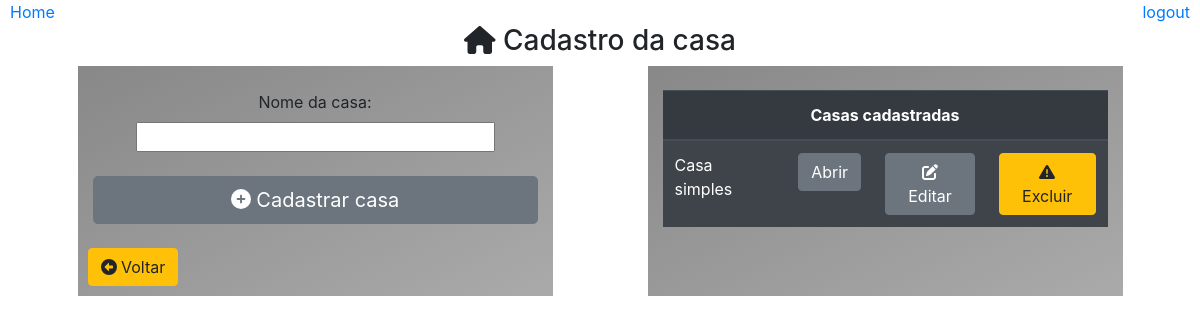
Page /cadastrar/ on the earlier database version.
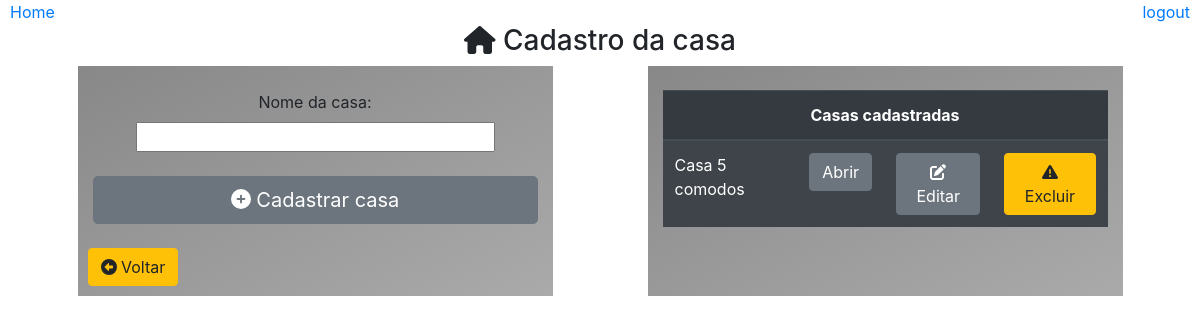
Same page on the later database version.
### core/models.py (models this page shows)
class Casa(models.Model):
    nome = models.CharField(max_length=30)
    class Meta:
        db_table = 'casa'

### core/pages/casa/views.py (the view)
# urls.py: path('cadastrar/', cadastro.Cadastrar),
def Cadastrar(request):
    casas = Casa.objects.all().order_by('nome')
    id = request.GET.get('id')
    casa = None
    if id:
        casa = Casa.objects.get(id=id)
    dados = {
        'titulo':'Cadastrar nova casa',
        'casas':casas,
        'casa': casa
    }
    return render(request, 'casas/cadastrar.html', dados)

### templates/casas/cadastrar.html (shortened to what this page needs)
{% extends "model-page.html" %}
{% block content %}
<div align='center'>
    <br>
    <h3><i class='fa fa-home'></i> Cadastro da casa</h3>
    <div class="container">
        <div class="row">
            <div class="col col-6 col-sm-6 col-md-4 col-lg-5 col-xs-4 container box-gray">
                <br>
                <form action="/cadastrar/add/casa" method="POST"> {% csrf_token %}
                    <label>Nome da casa: </label>
                    {% if casa is None %}
                        <input type="text" name="nome" maxlength="50" size="30" required/>
                        <br><br>
                        <button type="submit" class="btn btn-secondary btn-lg btn-block">
                            <i class='fas fa-plus-circle'></i> Cadastrar casa
                        </button>
                    {% endif %}
                </form>
                <br>
                <a type="button" class="btn btn-warning"style="position: absolute; left: 10px;" href="/">
                    <i class='fas fa-arrow-alt-circle-left'></i> Voltar
                </a>
                <br><br>
            </div>
            {% if casas %}
                <div class="col col-6 col-sm-6 col-md-4 col-lg-5 col-xs-4 container box-gray">
                    <br>
                    <table class="table table-striped table-dark">
                        <thead>
                            <tr align="center">
                                <th colspan="4">Casas cadastradas</th>
                            </tr>
                            </thead>
                        {% for item in casas %}
                            <tr>
                                <td>
                                    {{item.nome}}
                                </td>
                                <td>
                                    <a class="btn btn-secondary" href="/visualizar/casa/?id={{item.id}}">
                                        Abrir
                                    </a>
                                </td>
                                <td>
                                    <a class="btn btn-secondary" href="?id={{item.id}}">
                                        <i class="fas fa-edit"></i>
                                        Editar
                                    </a>
                                </td>
                                <td>
                                    <a class="btn btn-warning" href="excluir/casa/{{item.id}}/">
                                        <i class="fas fa-exclamation-triangle"></i> Excluir
                                    </a>
                                </td>
                            </tr>
                        {% endfor %}
                    </table>
                </div>
            {% endif %}
        </div>
    </div>
</div>
{% endblock %}

Differences in the rows shown:
changed Casa: nome "Casa simples" → "Casa 5 comodos"
